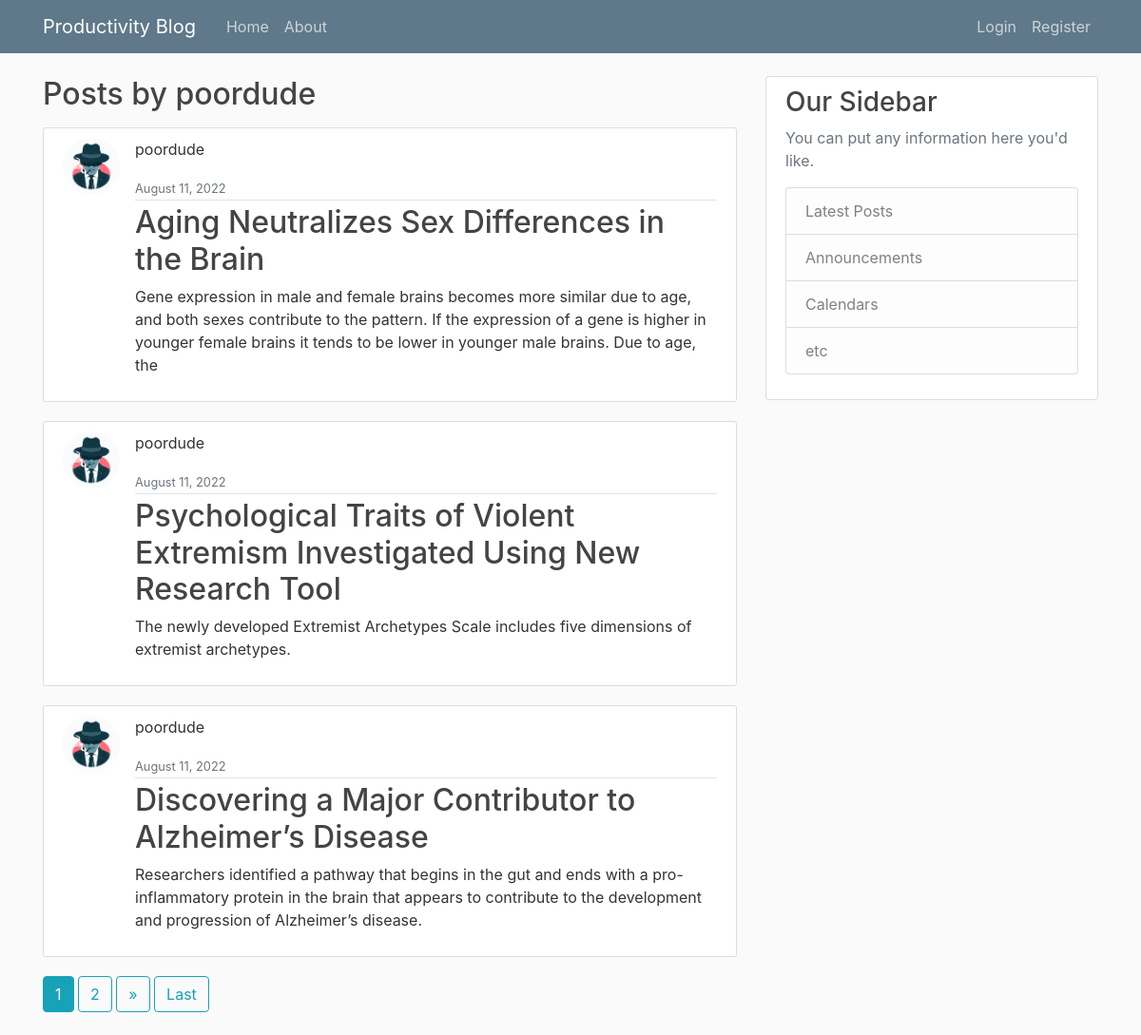
The app's page /post/poordude with its own data.
### blog/models.py (models this page shows, shortened)
class Post(models.Model):
    title = models.CharField(max_length=200)
    content = models.TextField(max_length=250)
    full_content = models.TextField(null=True)
    date_posted = models.DateTimeField(default=timezone.now)
    author = models.ForeignKey(User, on_delete=models.CASCADE)

### users/models.py (models this page shows, shortened)
class Profile(models.Model):
    user = models.OneToOneField(User, on_delete = models.CASCADE)
    image= models.ImageField(default='default.jpg', upload_to='Images')

### blog/views.py (the view)
# urls.py: path('post/<str:username>', views.UserPostListView.as_view(), name='user_post'),
class UserPostListView(ListView):
       model = Post
       template_name ='blog/user_posts.html'
       context_object_name = 'posts'
       paginate_by = 3
       def get_queryset(self):
              user = get_object_or_404(User, username=self.kwargs.get('username'))
              return Post.objects.filter(author=user).order_by('-date_posted')

### blog/templates/blog/user_posts.html (shortened to what this page needs)
{% extends "blog/base.html" %}
{% block content %}
<h2 class="mb-3">Posts by {{ view.kwargs.username }}</h2>
{% for post in posts %}
 <article class="media content-section">
    <img class="rounded-circle article-img" src="{{post.author.profile.image.url}}" alt="">
     <div class="media-body">
         <div class="article-metadata">
             <p class="mr-2">{{post.author}}</p>
             <small class="text-muted">{{post.date_posted|date:'F d, Y'}}</small>
         </div>
         <h2><a class="article-title" href="{% url 'post_detail' post.id %}">{{post.title}}</a></h2>
         <p class="article-content">{{post.content}}</p>
     </div>
 </article>
{%endfor%}
{% if is_paginated%}
    {% for num in page_obj.paginator.page_range %}
        {% if page_obj.number == num %}
            <a href="?page={{ num }}" class="btn btn-info mb-4">{{ num }}</a>
        {% elif num > page_obj.number|add:'-2' and num < page_obj.number|add:'2'%}
            <a href="?page={{ num }}" class="btn btn-outline-info mb-4">{{ num }}</a>
        {% endif %}
    {% endfor%}
    {% if page_obj.has_next %}
    <a class="btn btn-outline-info mb-4" href="?page={{ page_obj.next_page_number }}">&raquo</a>
    <a class="btn btn-outline-info mb-4" href="?page={{page_obj.paginator.num_pages }}">Last</a>
    {% endif %}
{% endif%}
{% endblock content %}

### blog/static/blog/main.css (style rules this page uses)
body { background: #fafafa; color: #333333; margin-top: 5rem; }
h1, h2, h3, h4, h5, h6 { color: #444444; }
.content-section { background: #ffffff; padding: 10px 20px; border: 1px solid #dddddd; border-radius: 3px; margin-bottom: 20px; }
.article-title { color: #444444; }
.article-content { white-space: pre-line; }
.article-img { height: 60px; width: 60px; margin-right: 16px; }
.article-metadata { padding-bottom: 1px; margin-bottom: 4px; border-bottom: 1px solid #e3e3e3 }

### records on screen
Post: author.profile.image (placeholder picture), author "poordude", date_posted "August 11, 2022", title "Aging Neutralizes Sex Differences in the Brain", content "Gene expression in male and female brains becomes more similar due to age, and both sexes contribute to the pattern. If the expression of a gene is higher in younger female brains it tends to be lower in younger male brains. Due to age, the"
Post: author.profile.image (placeholder picture), author "poordude", date_posted "August 11, 2022", title "Psychological Traits of Violent Extremism Investigated Using New Research Tool", content "The newly developed Extremist Archetypes Scale includes five dimensions of extremist archetypes."
Post: author.profile.image (placeholder picture), author "poordude", date_posted "August 11, 2022", title "Discovering a Major Contributor to Alzheimer’s Disease", content "Researchers identified a pathway that begins in the gut and ends with a pro-inflammatory protein in the brain that appears to contribute to the development and progression of Alzheimer’s disease."

### other values on screen
{{ view.kwargs.username }} "poordude"
{{ num }} "1"
{{ num }} "2"
